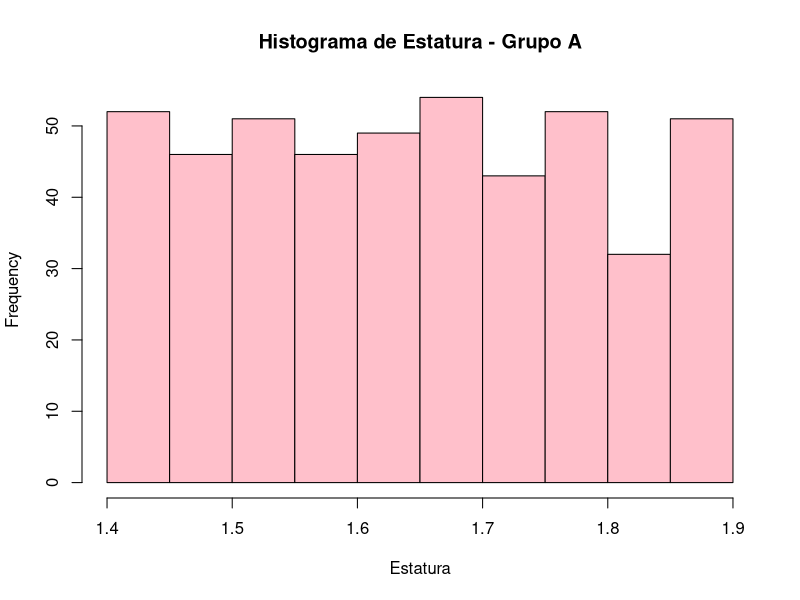
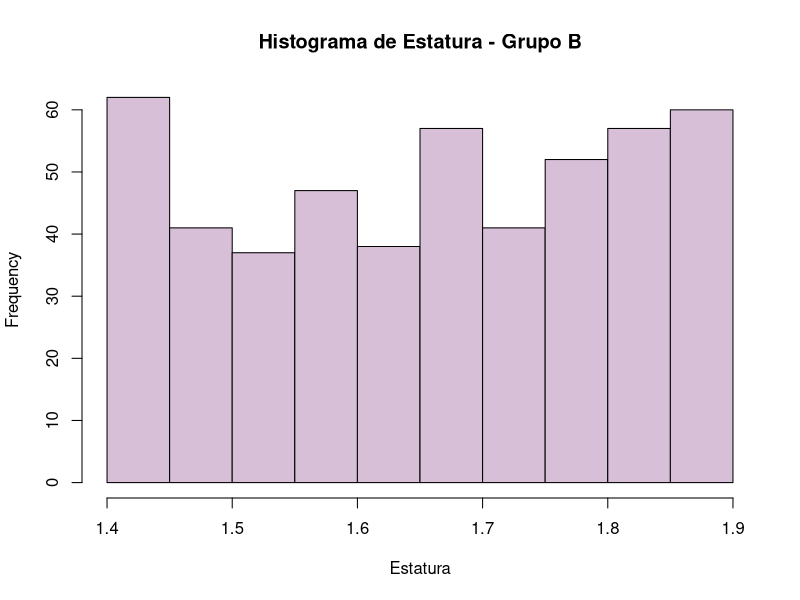
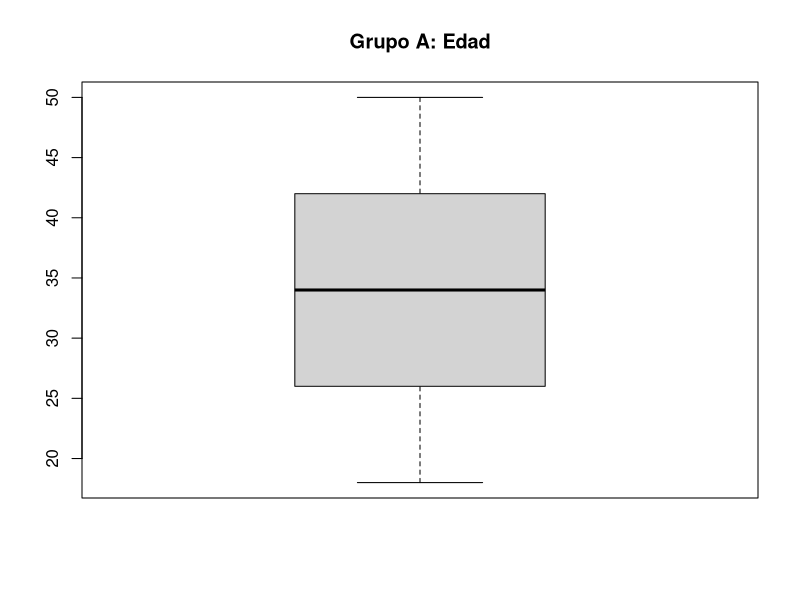
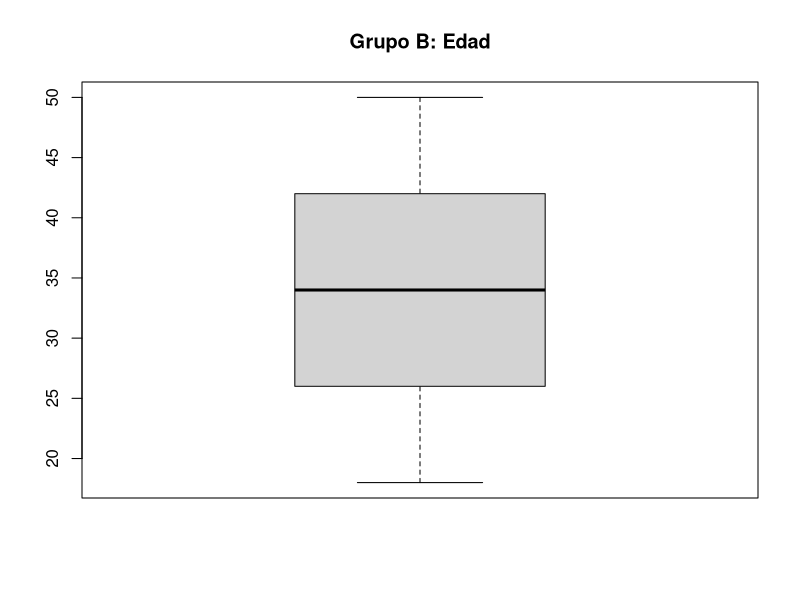

The R script that drew these images, in order:
# Cargar las librerías necesarias
library(ggplot2)

# Cargar los datos de los archivos CSV
grupoA <- read.csv("./grupoA.csv")
grupoB <- read.csv("./grupoB.csv")

# 2. Mostrar los datos de la variable Estatura en un histograma para cada grupo
hist(grupoA$Estatura, main="Histograma de Estatura - Grupo A", xlab="Estatura", col="pink")
hist(grupoB$Estatura, main="Histograma de Estatura - Grupo B", xlab="Estatura", col="thistle")

# 3. box plot de variable edad para ambos grupos
box_A_edad <- boxplot(grupoA$Edad, main="Grupo A: Edad")
box_B__edad <- boxplot(grupoB$Edad, main="Grupo B: Edad")
